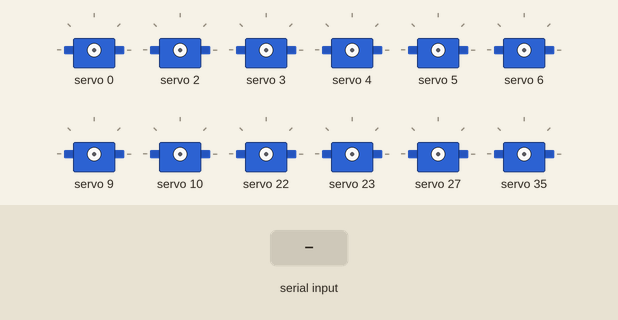
Recording of a sketch running on a simulated Arduino Uno, built with avr-gcc and run on an emulated ATmega328P. Parts: 12 × servo. Inputs (shaded band) come from the test bench. Random numbers use the default seed unless the sketch sets one; what the sketch prints to the serial monitor is not drawn.

Above: at 1.2 s.
1.3 s: "T" received over Serial
2.8 s: "b" received over Serial
At 4.5 s:
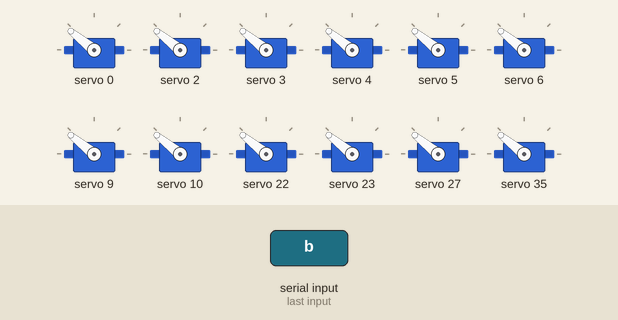
4.8 s: "B" received over Serial
At 5.8 s:
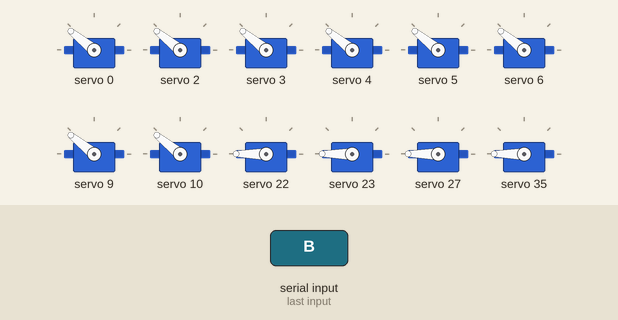
6.3 s: "T" received over Serial
At 7.1 s:
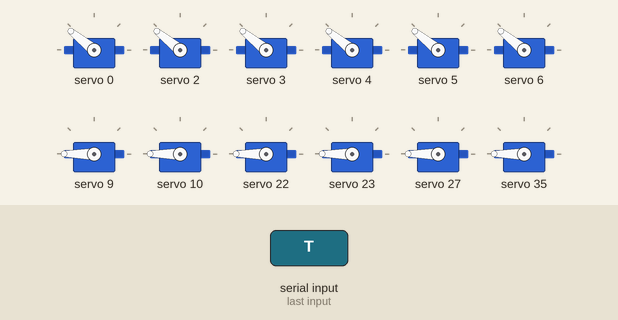
9.3 s: "a" received over Serial
At 10.2 s:
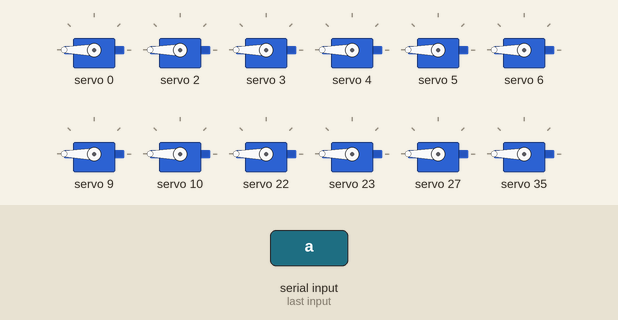
Timing chart, 0 to 11.9 s (numbered marks = the images above; inputs shaded):
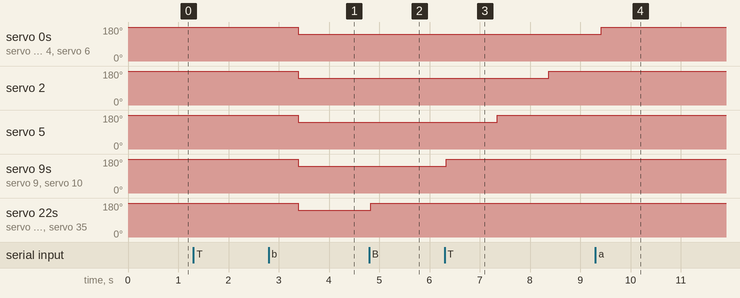

The sketch:

fans_no_ros_control.ino
```cpp
#include <Wire.h>
#include <Adafruit_PWMServoDriver.h>
int list[] = {0,1,2,3,4,5,6,7,8,9,10,11,12,13,14,15,16,17,18,19,20,21,22,23,24,25,26,27,28,29,30,31,32,33,34,35};
int FID[36][2] = {{0,0},{1,0},{2,0},{3,0},{4,0},{5,0},{6,0},{7,0},{8,0},{9,0},{10,0},{11,0},{12,0},{13,0},{14,0},{15,0},{16,0},{17,0},{18,0},{19,0},{20,0},{21,0},{22,0},{23,0},{24,0},{25,0},{26,0},{27,0},{28,0},{29,0},{30,0},{31,0},{32,0},{33,0},{34,0},{35,0}};
int r,a;
int Mode;
int Speed;
int Freq;
int new_info=0;
int toss[] = {0,1,2,3,4,5,6,7,8,9,10,11,12,13,14,15,16,17,18,19,20,21,22,23,24,25,26,27,28,29,30,31,32,33,34,35};
Adafruit_PWMServoDriver pwm1 = Adafruit_PWMServoDriver(0x40);
Adafruit_PWMServoDriver pwm2 = Adafruit_PWMServoDriver(0x41);
Adafruit_PWMServoDriver pwm3 = Adafruit_PWMServoDriver(0x42);
void setup() {
Serial.begin(9600);
pwm1.begin();
  pwm1.setPWMFreq(100);  // 1600 is the max, use lower value to prevent "singing"

  pwm2.begin();
  pwm2.setPWMFreq(100);

  pwm3.begin();
  pwm3.setPWMFreq(100);

  randomSeed(analogRead(0));
}

void loop() {
  if (Serial.available()){
    Mode = Serial.read();
    new_info =0;
    }
//Mode='T';

if (Mode =='a' and new_info==0){
  Speed =32;
  for (int LAM=0; LAM<12; LAM++){

    pwm1.setPWM(LAM,0,Speed*40.95);
    pwm2.setPWM(LAM,0,Speed*40.95);
    pwm3.setPWM(LAM,0,Speed*40.95);
  }
new_info=1;
}
if (Mode =='b' and new_info==0){
  Speed =20;
  for (int LAM=0; LAM<12; LAM++){

    pwm1.setPWM(LAM,0,Speed*40.95);
    pwm2.setPWM(LAM,0,Speed*40.95);
    pwm3.setPWM(LAM,0,Speed*40.95);
  }
new_info=1;
}

if (Mode =='L' and new_info==0){
  Speed =90;
  for (int LAM=0; LAM<12; LAM++){

    pwm1.setPWM(LAM,0,Speed*40.95);
    pwm2.setPWM(LAM,0,Speed*40.95);
    pwm3.setPWM(LAM,0,Speed*40.95);
  }
new_info=1;
}

if (Mode =='B' and new_info==0){
  Speed =100;
    for (int i =0; i< 36; i++) {
//      toss[i]=random(0,2);


      if (FID[i][0] <=11) {pwm1.setPWM(FID[i][0],0,0.0);}
      else if ((FID[i][0] >=12) && (FID[i][0] <=17)) {pwm2.setPWM(FID[i][0]-12,0,0.0);}
      else if ((FID[i][0] >=18) && (FID[i][0] <=23)) {pwm2.setPWM(FID[i][0]-12,0,Speed*40.95);}
      else if ((FID[i][0] >=24)) {pwm3.setPWM(FID[i][0]-24,0,Speed*40.95);}

  }
new_info=1;
}

if (Mode =='U' and new_info==0){
  Speed =100;
    for (int i =0; i< 36; i++) {
//      toss[i]=random(0,2);


      if (FID[i][0] <=11) {pwm1.setPWM(FID[i][0],0,Speed*40.95);}
      else if ((FID[i][0] >=12) && (FID[i][0] <=17)) {pwm2.setPWM(FID[i][0]-12,0,Speed*40.95);}
      else if ((FID[i][0] >=18) && (FID[i][0] <=23)) {pwm2.setPWM(FID[i][0]-12,0,0.0);}
      else if ((FID[i][0] >=24)) {pwm3.setPWM(FID[i][0]-24,0,0.0);}
  }
new_info=1;
}

if (Mode =='z' and new_info==0){
  Serial.print(Mode);
  Speed =0;
  for (int LAM=0; LAM<12; LAM++){

    pwm1.setPWM(LAM,0,Speed*40.95);
    pwm2.setPWM(LAM,0,Speed*40.95);
    pwm3.setPWM(LAM,0,Speed*40.95);
  }
new_info=1;
}
if (Mode =='T' and new_info==0){
  Serial.print(Mode);
  Speed =100;

    for (int i =0; i< 36; i++) {
      toss[i]=random(0,2);


      if ((toss[i] == 0) && (FID[i][0] <=11)) {pwm1.setPWM(FID[i][0],0,Speed*40.95);}
      else if ((toss[i] == 0) && (FID[i][0] >=12) && (FID[i][0] <=23)) {pwm2.setPWM(FID[i][0]-12,0,Speed*40.95);}
      else if ((toss[i] == 0) && (FID[i][0] >=24)) {pwm3.setPWM(FID[i][0]-24,0,Speed*40.95);}
      else if ((toss[i] == 1) && (FID[i][0] <=11)) {pwm1.setPWM(FID[i][0],0,0*40.95);}
      else if ((toss[i] == 1) &&(FID[i][0] >=12) && (FID[i][0] <=23)) {pwm2.setPWM(FID[i][0]-12,0,0*40.95);}
      else if ((toss[i] == 1) && FID[i][0] >=24) {pwm3.setPWM(FID[i][0]-24,0,0*40.95);}
  }
  delay(1000);
//  new_info=1;

}
}
```

Measured:
- after the input at 2.8 s, servo 0, servo 2–6, servo 9, servo 10, servo 22, servo 23, servo 27, servo 35: 180° → 141° after 0.59 s
- after the input at 4.8 s, servo 22, servo 23, servo 27, servo 35: 141° → 180° at once
- after the input at 6.3 s, servo 2: 141° → 180° after 2.1 s; servo 5: 141° → 180° after 1.0 s; servo 9, servo 10: 141° → 180° at once
- after the input at 9.3 s, servo 3, servo 4, servo 6: 141° → 180° after 0.12 s
